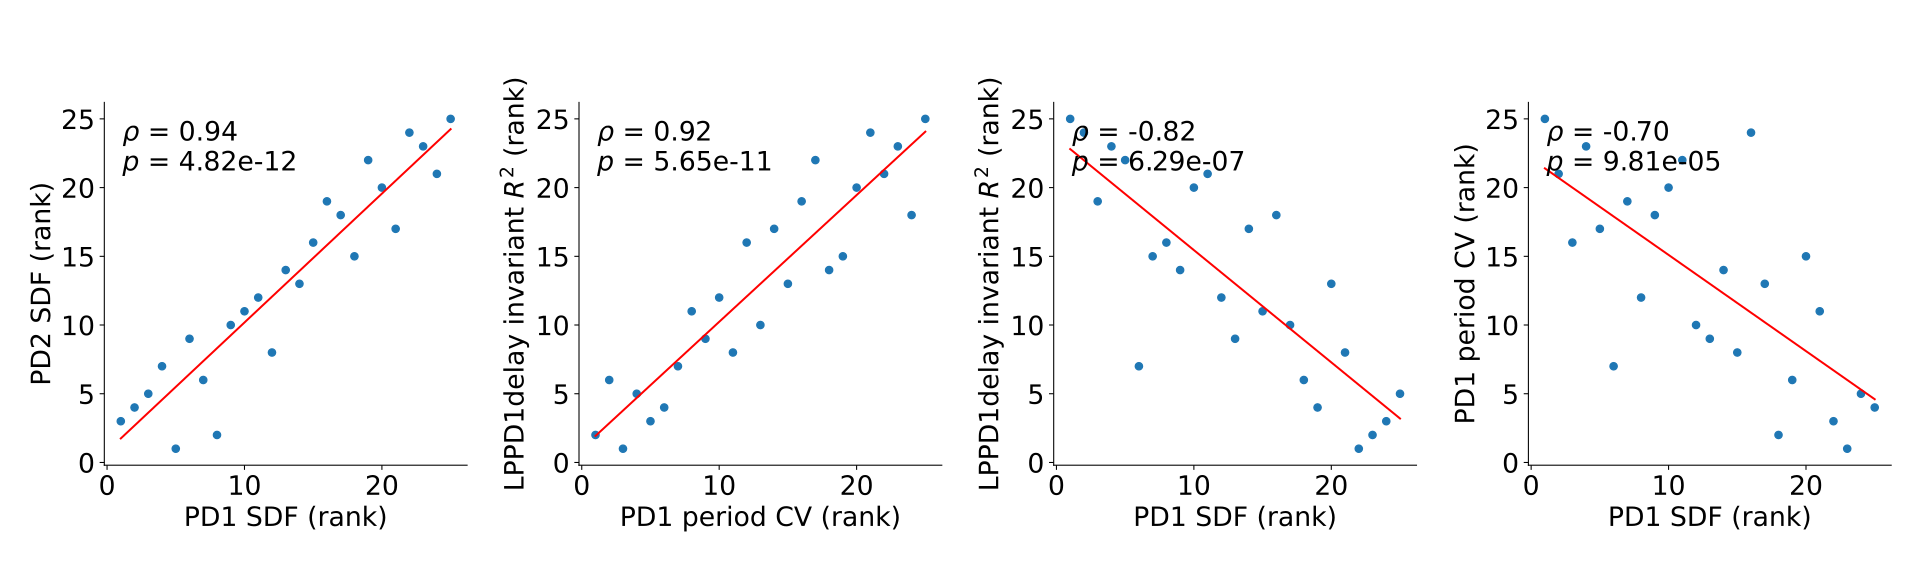

Write the Python code that produced this figure.
"""Copyright (c) 2026 Pablo Sanchez-Martin. All Rights Reserved.
Use of this source code is govern by GPL-3.0 license that 
can be found in the LICENSE file"""

import numpy as np
import pandas as pd
import matplotlib.pyplot as plt
from matplotlib.patches import Patch
from mpl_toolkits.mplot3d import Axes3D
import scipy.stats as stats
from scipy.stats import linregress
import pingouin as pg


#GENERAL CONSTANTS
plt.rcParams.update({'font.size': 20})#Consistent fontsize for all figures
plt.rcParams.update({
    "axes.labelsize": 20,
    "xtick.labelsize": 20,
    "ytick.labelsize": 20,
})
plt.rcParams["svg.fonttype"] = "none"

#Route to the analysed_data.pkl data file, by default in the previous folder to this script
path = "../analyzed_data.pkl"
df_data = pd.read_pickle(path)

exps_to_ignore = []

metric_specs = [
    ("vpd_mean", ["sync", "vpd"], np.nanmean),
    ("euclid_burst_mean", ["sync", "euclid_by_burst"], np.nanmean),
    ("euclid_cycle_mean", ["sync", "euclid_by_cycle"], np.nanmean),

    ("PD1_sdf_100ms_mean", ["PD1", "sdf_100_gauss"], np.nanmean),
    ("PD2_sdf_100ms_mean", ["PD2", "sdf_100_gauss"], np.nanmean),
    ("LP_sdf_100ms_mean",  ["LP",  "sdf_100_gauss"], np.nanmean),

    ("PD1_spikes_per_burst_mean", ["PD1", "spikes_per_burst"], np.nanmean),
    ("PD2_spikes_per_burst_mean", ["PD2", "spikes_per_burst"], np.nanmean),
    ("LP_spikes_per_burst_mean",  ["LP",  "spikes_per_burst"], np.nanmean),

    ("PD1_avg_ISIs_mean", ["PD1", "avg_ISIs"], np.nanmean),
    ("PD2_avg_ISIs_mean", ["PD2", "avg_ISIs"], np.nanmean),
    ("LP_avg_ISIs_mean",  ["LP",  "avg_ISIs"], np.nanmean),

    ("PD1_period_cv",   ["intervals", "PD1_period"],   stats.variation),
    #("PD2_period_cv",   ["intervals", "PD1_period"],   np.std),
    ("PD2_period_cv",   ["intervals", "PD2_period"],   stats.variation),
    ("LP_period_cv",   ["intervals", "LP_period"],   stats.variation),

    ("PD1_hyperpol_cv",   ["intervals", "PD1_hyperpolarization"],   stats.variation),
    ("PD2_hyperpol_cv",   ["intervals", "PD2_hyperpolarization"],   stats.variation),
    ("LP_hyperpol_cv",   ["intervals", "LP_hyperpolarization"],   stats.variation),

    ("PD1_burst_cv",   ["intervals", "PD1_burst"],   stats.variation),
    ("PD2_burst_cv",   ["intervals", "PD2_burst"],   stats.variation),
    ("LP_burst_cv",   ["intervals", "LP_burst"],   stats.variation),
    
]

rows = []

for exp_name, expdata in df_data.items():
    if exp_name in exps_to_ignore:
        continue
    #print(exp_name)
    # --- simple metrics ---
    for metric_name, path, func in metric_specs:
        arr = expdata
        for level in path:
            arr = arr[level]
        rows.append({
            "exp": exp_name,
            "metric": metric_name,
            "value": func(arr)
        })

    # LPPD1 invariant
    A = np.asarray(expdata["intervals"]["LPPD1_delay"])
    B = np.asarray(expdata["intervals"]["PD1_period"])

    res = stats.linregress(A, B)

    rows.extend([
        {
            "exp": exp_name,
            "metric": "LPPD1_delay_r2",
            "value": res.rvalue ** 2
        }
    ])
    
    # PD1LP invariant
    A = np.asarray(expdata["intervals"]["PD1LP_delay"])
    B = np.asarray(expdata["intervals"]["PD1LP_interval"])

    res = stats.linregress(A, B)

    rows.extend([
        {
            "exp": exp_name,
            "metric": "PD1LP_delay_r2",
            "value": res.rvalue ** 2
        }
    ])

df_all_metrics = pd.DataFrame(rows)

# Pivot to wide format: one row per exp, one column per metric
df_wide = df_all_metrics.pivot_table(
    index="exp",
    columns="metric",
    values="value",
    sort=False
).reset_index()

#Convert sdf from 100ms⁻¹ to s⁻¹
df_wide["PD1_sdf_100ms_mean"]*= 10
df_wide["PD2_sdf_100ms_mean"]*= 10
df_wide["LP_sdf_100ms_mean"]*= 10


metric_groups = {
    "Synchronization": [
        "vpd_mean",
        "euclid_burst_mean",
        "euclid_cycle_mean",
    ],
    "Excitability": [
        "PD1_sdf_100ms_mean",
        "PD2_sdf_100ms_mean",
        "LP_sdf_100ms_mean",
        "PD1_spikes_per_burst_mean",
        "PD2_spikes_per_burst_mean",
        "LP_spikes_per_burst_mean",
        "PD1_avg_ISIs_mean",
        "PD2_avg_ISIs_mean",
        "LP_avg_ISIs_mean",
    ],
    "Variability": [
        "PD1_period_cv",
        "PD2_period_cv",
        "LP_period_cv",
        "PD1_hyperpol_cv",
        "PD2_hyperpol_cv",
        "LP_hyperpol_cv",
        "PD1_burst_cv",
        "PD2_burst_cv",
        "LP_burst_cv",
    ],
    "Dynamical invariants": [
        "LPPD1_delay_r2",
        "LPPD1_delay_slope",
        "LPPD1_delay_intercept",
        "PD1LP_delay_r2",
        "PD1LP_delay_slope",
        "PD1LP_delay_intercept",
    ]
}


metric_display_names = {
    # --- Synchronization ---
    "vpd_mean": "VPD",
    "euclid_burst_mean": "EB",
    "euclid_cycle_mean": "EC",

    # --- Excitability ---
    "PD1_sdf_100ms_mean": "PD1 SDF",
    "PD2_sdf_100ms_mean": "PD2 SDF",
    "LP_sdf_100ms_mean":  "LP SDF",

    "PD1_spikes_per_burst_mean": "PD1 spikes/burst",
    "PD2_spikes_per_burst_mean": "PD2 spikes/burst",
    "LP_spikes_per_burst_mean":  "LP spikes/burst",

    "PD1_avg_ISIs_mean": "PD1 ISIs",
    "PD2_avg_ISIs_mean": "PD2 ISIs",
    "LP_avg_ISIs_mean":  "LP ISIs",

    # --- Variability ---
    "PD1_period_cv":   "PD1 period CV",
    "PD2_period_cv":   "PD2 period CV",
    "LP_period_cv":    "LP period CV",

    "PD1_hyperpol_cv": "PD1 hyperpol CV",
    "PD2_hyperpol_cv": "PD2 hyperpol CV",
    "LP_hyperpol_cv":  "LP hyperpol CV",

    "PD1_burst_cv":    "PD1 burst CV",
    "PD2_burst_cv":    "PD2 burst CV",
    "LP_burst_cv":     "LP burst CV",

    # --- Dynamical invariants ---
    "LPPD1_delay_r2":        "LP–PD1 r²",
    "LPPD1_delay_slope":     "LP–PD1 slope",
    "LPPD1_delay_intercept": "LP–PD1 intercept",

    "PD1LP_delay_r2":        "PD1–LP r²",
    "PD1LP_delay_slope":     "PD1–LP slope",
    "PD1LP_delay_intercept": "PD1–LP intercept",
}

exp_col = 'exp'

# Rank only metric columns
metric_cols = df_wide.columns.drop(exp_col)

ranked_df = df_wide.copy()
ranked_df[metric_cols] = (
    df_wide[metric_cols]
    .rank(axis=0, method='first', ascending=True)
    .astype(int)
)




def scatter_with_regression(x, y, ax=None,
                            xlabel='X', ylabel='Y',
                            title=None,
                            square=True, 
                            dotsize = 7,
                            plotline = True):


    x = np.asarray(x)
    y = np.asarray(y)

    """
    # Remove NaNs
    mask = ~np.isnan(x) & ~np.isnan(y)
    x = x[mask]
    y = y[mask]"""

    # Regression
    result = linregress(x, y)

    slope = result.slope
    intercept = result.intercept
    r2 = result.rvalue ** 2
    #p_value = result.pvalue
    stderr = result.stderr
    
    rho, p_value = stats.spearmanr(x, y)
    #slope, intercept = np.polyfit(x, y, 1)
    #y_pred = slope * x + intercept
    #ss_res = np.sum((y - y_pred) ** 2)
    #ss_tot = np.sum((y - np.mean(y)) ** 2)
    #r2 = 1 - (ss_res / ss_tot)
    
    
    """rho, p = fast_spearman_perm(x,y)
    print(rho)
    print(p)"""


    # Create figure if needed
    if ax is None:
        fig, ax = plt.subplots()
    else:
        fig = ax.figure

    # Scatter
    ax.scatter(x, y, s = dotsize)

    # Regression line
    x_line = np.sort(x)

    if plotline:
        ax.plot(x_line, slope * x_line + intercept, color='red')

    # Equation text
    #eq_text = f'y = {slope:.2f}x + {intercept:.2f}\n$R^2$ = {r2:.2f}\n$p$-value = {p_value:.2e}'#With equation
    #eq_text = f'$R^2$ = {r2:.2f}\n$p$-value = {p_value:.2e}'#Without equation
    eq_text = f'$R^2$ = {r2:.2f}'#only R2
    ax.text(0.05, 0.95, eq_text,
            transform=ax.transAxes,
            verticalalignment='top')

    # Labels
    ax.set_xlabel(xlabel)
    ax.set_ylabel(ylabel)

    ax.spines['top'].set_visible(False)
    ax.spines['right'].set_visible(False)

    if title is not None:
        ax.set_title(title)

    # Enforce square aspect ratio
    if square:
        ax.set_box_aspect(1)

    return fig, ax, slope, intercept, r2






def scatter_with_correlation(x, y, ax=None,
                            xlabel='X', ylabel='Y',
                            title=None,
                            square=True, 
                            dotsize = 7,
                            plotline = True):


    x = np.asarray(x)
    y = np.asarray(y)

    """
    # Remove NaNs
    mask = ~np.isnan(x) & ~np.isnan(y)
    x = x[mask]
    y = y[mask]"""

    # Regression
    result = linregress(x, y)

    slope = result.slope
    intercept = result.intercept
    r2 = result.rvalue ** 2
    #p_value = result.pvalue
    stderr = result.stderr
    
    rho, p_value = stats.spearmanr(x, y)
    #slope, intercept = np.polyfit(x, y, 1)
    #y_pred = slope * x + intercept
    #ss_res = np.sum((y - y_pred) ** 2)
    #ss_tot = np.sum((y - np.mean(y)) ** 2)
    #r2 = 1 - (ss_res / ss_tot)
    
    corr_result = pg.corr(x, y, method='spearman')
    rho = corr_result['r'].iloc[0]
    pval = corr_result['p_val'].iloc[0]

    
    """rho, p = fast_spearman_perm(x,y)
    print(rho)
    print(p)"""


    # Create figure if needed
    if ax is None:
        fig, ax = plt.subplots()
    else:
        fig = ax.figure

    # Scatter
    ax.scatter(x, y, s = dotsize)

    # Regression line
    x_line = np.sort(x)

    if plotline:
        ax.plot(x_line, slope * x_line + intercept, color='red')

    # Equation text
    #eq_text = f'y = {slope:.2f}x + {intercept:.2f}\n$R^2$ = {r2:.2f}\n$p$-value = {p_value:.2e}'#With equation
    #eq_text = f'$R^2$ = {r2:.2f}\n$p$-value = {p_value:.2e}'#Without equation
    #eq_text = f'$R^2$ = {r2:.2f}'#only R2
    eq_text = rf'$\rho$ = {rho:.2f}' + '\n' + rf'$p$ = {pval:.3g}'
    ax.text(0.05, 0.95, eq_text,
            transform=ax.transAxes,
            verticalalignment='top')

    # Labels
    ax.set_xlabel(xlabel)
    ax.set_ylabel(ylabel)

    ax.spines['top'].set_visible(False)
    ax.spines['right'].set_visible(False)

    if title is not None:
        ax.set_title(title)

    # Enforce square aspect ratio
    if square:
        ax.set_box_aspect(1)

    return fig, ax, slope, intercept, r2




fig, axs = plt.subplots(1, 4, figsize=(20, 6))
x1 = ranked_df["PD1_sdf_100ms_mean"]
y1 = ranked_df["PD2_sdf_100ms_mean"]

x2 = ranked_df["PD1_period_cv"]
y2 = ranked_df["LPPD1_delay_r2"]

x3 = ranked_df["PD1_sdf_100ms_mean"]
y3 = ranked_df["LPPD1_delay_r2"]

x4 = ranked_df["PD1_sdf_100ms_mean"]
y4 = ranked_df["PD1_period_cv"]





#CORRELATIONS
df = pd.DataFrame({
    'sdf': x1,
    'r2': x2,
    'cv': y2
})

result = pg.corr(x1, y1, method='spearman')
print("\n")
print("corr PD1 SDF - PD2 SDF")
print(result)

result = pg.corr(df['r2'], df['cv'], method='spearman')
print("\n")
print("corr R² - CV")
print(result)

result = pg.corr(df['sdf'], df['r2'], method='spearman')
print("\n")
print("corr SDF - R²")
print(result)

result = pg.corr(df['sdf'], df['cv'], method='spearman')
print("\n")
print("corr SDF - CV")
print(result)


#PARTIAL CORRELATIONS
pcorr_x2_y2 = pg.partial_corr(
    data=df,
    x='r2',
    y='cv',
    covar='sdf',
    method='spearman'
)
print("\n")
print("partial corr r2 vs cv (control sdf)")
print(pcorr_x2_y2)


pcorr_x1_x2 = pg.partial_corr(
    data=df,
    x='sdf',
    y='r2',
    covar='cv',
    method='spearman'
)
print("\n")
print("partial corr sdf vs r2 (control cv)")
print(pcorr_x1_x2)


pcorr_x1_y2 = pg.partial_corr(
    data=df,
    x='sdf',
    y='cv',
    covar='r2',
    method='spearman'
)
print("\n")
print("partial corr sdf vs cv (control r2)")
print(pcorr_x1_y2)







#SCATTERS
scatter_with_correlation(x1, y1, ax=axs[0], xlabel = "PD1 SDF (rank)", ylabel="PD2 SDF (rank)", dotsize=30)
scatter_with_correlation(x2, y2, ax=axs[1], xlabel = "PD1 period CV (rank)", ylabel= "LPPD1delay invariant $R^2$ (rank)", dotsize=30)
scatter_with_correlation(x3, y3, ax=axs[2], xlabel = "PD1 SDF (rank)", ylabel= "LPPD1delay invariant $R^2$ (rank)", dotsize=30)
scatter_with_correlation(x4, y4, ax=axs[3], xlabel = "PD1 SDF (rank)", ylabel= "PD1 period CV (rank)", dotsize=30)

plt.tight_layout()
plt.savefig("ranking.svg")
#plt.show()


"""#SLOPE AND STANDARD ERROR OF THE ESTIMATE

slope, intercept, r, p, stderr_slope = linregress(x1, y1)

y_hat = intercept + slope * x1
see = np.sqrt(np.sum((y1 - y_hat)**2) / (len(x1) - 2))

print("\n")
print(f"Slope: {slope:.2f} SEE: {see:.2f}")


slope, intercept, r, p, stderr_slope = linregress(x2, y2)

y_hat = intercept + slope * x2
see = np.sqrt(np.sum((y2 - y_hat)**2) / (len(x2) - 2))

print("\n")
print(f"Slope: {slope:.2f} SEE: {see:.2f}")
slope, intercept, r, p, stderr_slope = linregress(x3, y3)

y_hat = intercept + slope * x3
see = np.sqrt(np.sum((y3 - y_hat)**2) / (len(x3) - 2))

print("\n")
print(f"Slope: {slope:.2f} SEE: {see:.2f}")


slope, intercept, r, p, stderr_slope = linregress(x4, y4)

y_hat = intercept + slope * x4
see = np.sqrt(np.sum((y4 - y_hat)**2) / (len(x4) - 2))

print("\n")
print(f"Slope: {slope:.2f} SEE: {see:.2f}")"""
